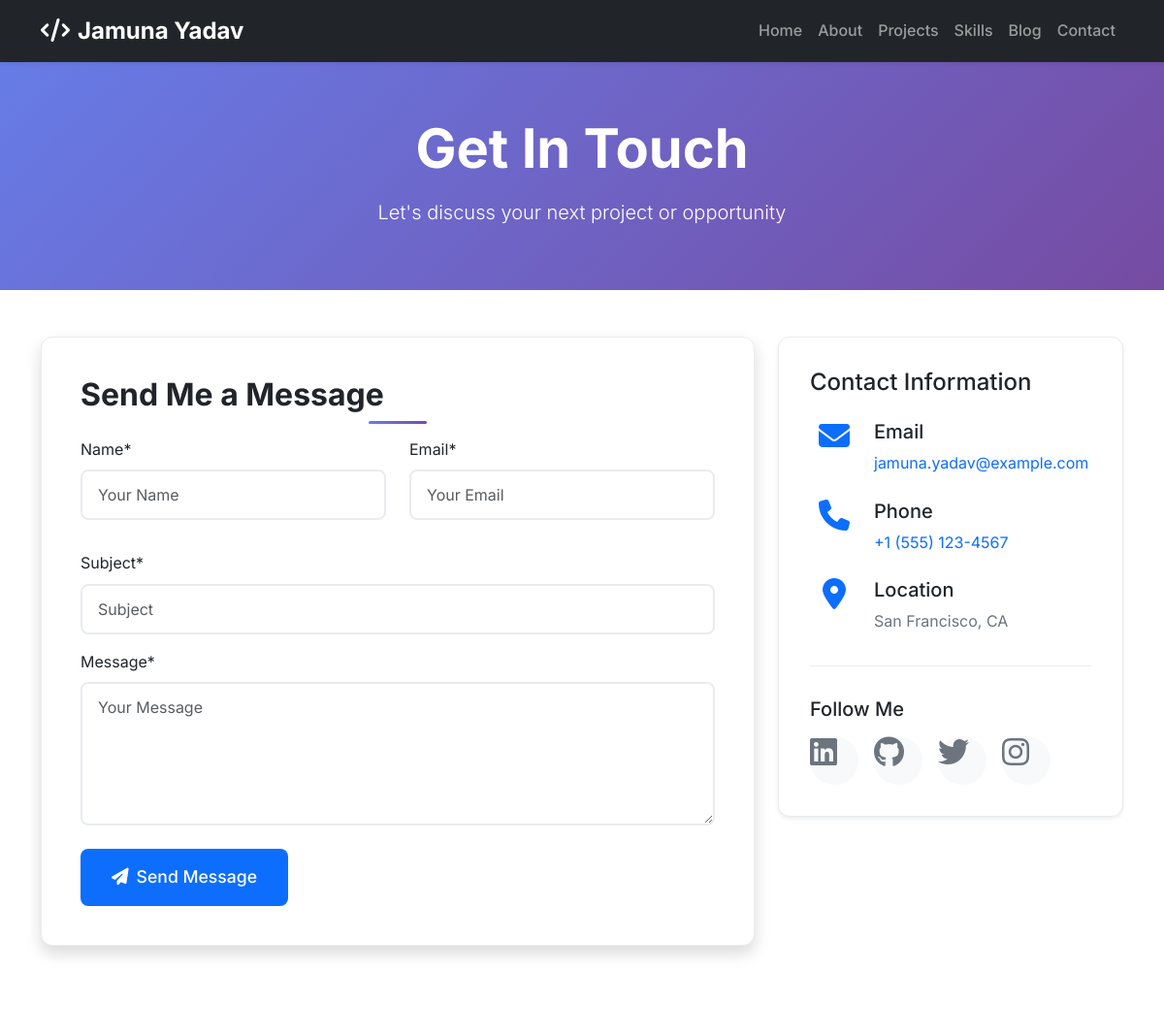
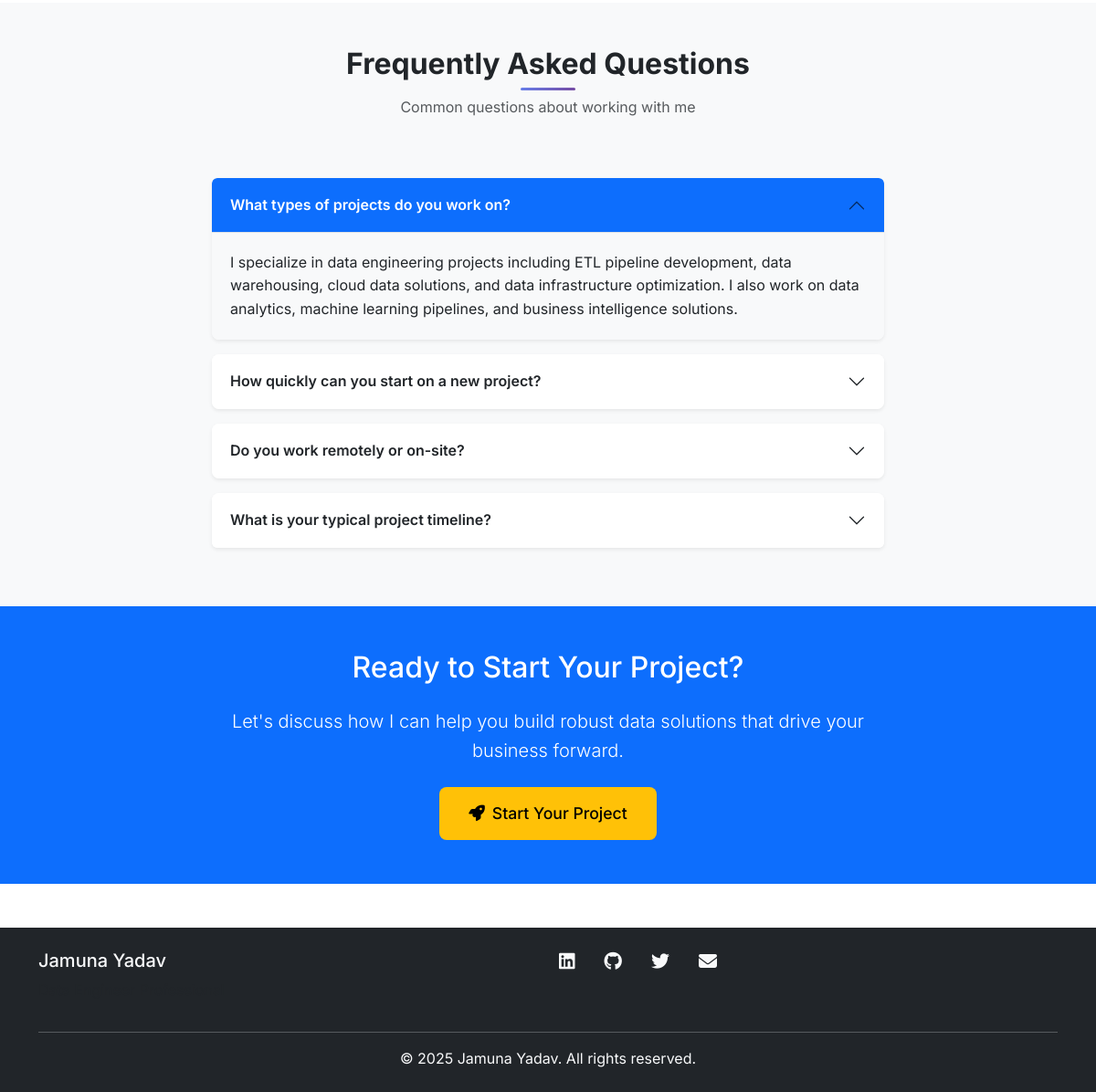
Page /contact/ on the committed database (2 pictures, top to bottom).
### portfolio/models.py (models this page shows, shortened)
class PersonalInfo(models.Model):
    name = models.CharField(max_length=100)
    title = models.CharField(max_length=200)
    email = models.EmailField()
    phone = models.CharField(max_length=20, blank=True)
    location = models.CharField(max_length=100, blank=True)
    linkedin = models.URLField(blank=True)
    github = models.URLField(blank=True)
    website = models.URLField(blank=True)
    profile_picture = models.ImageField(upload_to='profile/', blank=True, null=True)
    about_me = models.TextField()
    summary = models.TextField()
    created_at = models.DateTimeField(auto_now_add=True)
    updated_at = models.DateTimeField(auto_now=True)
    class Meta:
        verbose_name_plural = "Personal Info"

### portfolio/views.py (the view)
# urls.py: path('contact/', views.contact, name='contact'),
def contact(request):
    if request.method == 'POST':
        form = ContactForm(request.POST)
        if form.is_valid():
            form.save()
            messages.success(request, 'Thank you for your message! I will get back to you soon.')
            return redirect('portfolio:contact')  # Changed from 'contact' to 'portfolio:contact'
    else:
        form = ContactForm()
    try:
        personal_info = PersonalInfo.objects.first()
    except PersonalInfo.DoesNotExist:
        personal_info = None
    context = {
        'form': form,
        'personal_info': personal_info,
    }
    return render(request, 'portfolio/contact.html', context)

### portfolio/forms.py
class ContactForm(forms.ModelForm):
    class Meta:
        model = Contact
        fields = ['name', 'email', 'subject', 'message']
        widgets = {
            'name': forms.TextInput(attrs={
                'class': 'form-control',
                'placeholder': 'Your Name'
            }),
            'email': forms.EmailInput(attrs={
                'class': 'form-control',
                'placeholder': 'Your Email'
            }),
            'subject': forms.TextInput(attrs={
                'class': 'form-control',
                'placeholder': 'Subject'
            }),
            'message': forms.Textarea(attrs={
                'class': 'form-control',
                'rows': 5,
                'placeholder': 'Your Message'
            }),
        }
    def __init__(self, *args, **kwargs):
        super().__init__(*args, **kwargs)
        for field in self.fields.values():
            field.widget.attrs['class'] = field.widget.attrs.get('class', '') + ' mb-3'

### templates/portfolio/contact.html (shortened to what this page needs)
{% extends 'base.html' %}
{% load static %}
{% load crispy_forms_tags %}
{% block content %}
<section class="bg-gradient-primary text-white py-5" style="padding-top: 120px !important;">
    <div class="container">
        <div class="row">
            <div class="col-12 text-center">
                <h1 class="display-4 fw-bold mb-3">Get In Touch</h1>
                <p class="lead">Let's discuss your next project or opportunity</p>
            </div>
        </div>
    </div>
</section>
<section class="py-5">
    <div class="container">
        <div class="row">
            <div class="col-lg-8 mb-5">
                <div class="contact-form">
                    <h2 class="section-title mb-4">Send Me a Message</h2>
                    <form method="POST" id="contact-form">
                        <div class="row">
                            <div class="col-md-6 mb-3">
                                {{ form.name|as_crispy_field }}
                            </div>
                            <div class="col-md-6 mb-3">
                                {{ form.email|as_crispy_field }}
                            </div>
                        </div>
                        <div class="mb-3">
                            {{ form.subject|as_crispy_field }}
                        </div>
                        <div class="mb-4">
                            {{ form.message|as_crispy_field }}
                        </div>
                        <button type="submit" class="btn btn-primary btn-lg">
                            <i class="fas fa-paper-plane me-2"></i>Send Message
                        </button>
                    </form>
                </div>
            </div>
            <div class="col-lg-4">
                <div class="contact-info">
                    <h3 class="h4 mb-4">Contact Information</h3>
                    {% if personal_info %}
                        <div class="contact-item mb-4">
                            <div class="contact-icon">
                                <i class="fas fa-envelope fa-2x text-primary"></i>
                            </div>
                            <div class="contact-details">
                                <h5>Email</h5>
                                <p><a href="mailto:{{ personal_info.email }}">{{ personal_info.email }}</a></p>
                            </div>
                        </div>
                        {% if personal_info.phone %}
                        <div class="contact-item mb-4">
                            <div class="contact-icon">
                                <i class="fas fa-phone fa-2x text-primary"></i>
                            </div>
                            <div class="contact-details">
                                <h5>Phone</h5>
                                <p><a href="tel:{{ personal_info.phone }}">{{ personal_info.phone }}</a></p>
                            </div>
                        </div>
                        {% endif %}
                        {% if personal_info.location %}
                        <div class="contact-item mb-4">
                            <div class="contact-icon">
                                <i class="fas fa-map-marker-alt fa-2x text-primary"></i>
                            </div>
                            <div class="contact-details">
                                <h5>Location</h5>
                                <p>{{ personal_info.location }}</p>
                            </div>
                        </div>
                        {% endif %}
                    {% endif %}
                    <div class="social-links-section">
                        <h5 class="mb-3">Follow Me</h5>
                        <div class="social-links">
                            {% if personal_info and personal_info.linkedin %}
                                <a href="{{ personal_info.linkedin }}" class="social-link linkedin" target="_blank" title="LinkedIn">
                                    <i class="fab fa-linkedin fa-2x"></i>
                                </a>
                            {% else %}
                                <a href="#" class="social-link linkedin" title="LinkedIn">
                                    <i class="fab fa-linkedin fa-2x"></i>
                                </a>
                            {% endif %}
                            {% if personal_info and personal_info.github %}
                                <a href="{{ personal_info.github }}" class="social-link github" target="_blank" title="GitHub">
                                    <i class="fab fa-github fa-2x"></i>
                                </a>
                            {% else %}
                                <a href="#" class="social-link github" title="GitHub">
                                    <i class="fab fa-github fa-2x"></i>
                                </a>
                            {% endif %}
                            <a href="#" class="social-link twitter" title="Twitter">
                                <i class="fab fa-twitter fa-2x"></i>
                            </a>
                            <a href="#" class="social-link instagram" title="Instagram">
                                <i class="fab fa-instagram fa-2x"></i>
                            </a>
                        </div>
                    </div>
                </div>
            </div>
        </div>
    </div>
</section>
<section class="py-5 bg-light">
    <div class="container">
        <div class="row">
            <div class="col-12 text-center mb-5">
                <h2 class="section-title">Frequently Asked Questions</h2>
                <p class="text-muted">Common questions about working with me</p>
            </div>
        </div>
        <div class="row">
            <div class="col-lg-8 mx-auto">
                <div class="accordion" id="faqAccordion">
                    <div class="accordion-item">
                        <h2 class="accordion-header" id="faq1">
                            <button class="accordion-button" type="button" data-bs-toggle="collapse" data-bs-target="#collapse1">
                                What types of projects do you work on?
                            </button>
                        </h2>
                        <div id="collapse1" class="accordion-collapse collapse show" data-bs-parent="#faqAccordion">
                            <div class="accordion-body">
                                I specialize in data engineering projects including ETL pipeline development,
                                data warehousing, cloud data solutions, and data infrastructure optimization.
                                I also work on data analytics, machine learning pipelines, and business intelligence solutions.
                            </div>
                        </div>
                    </div>
                    <div class="accordion-item">
                        <h2 class="accordion-header" id="faq2">
                            <button class="accordion-button collapsed" type="button" data-bs-toggle="collapse" data-bs-target="#collapse2">
                                How quickly can you start on a new project?
                            </button>
                        </h2>
                    </div>
                    <div class="accordion-item">
                        <h2 class="accordion-header" id="faq3">
                            <button class="accordion-button collapsed" type="button" data-bs-toggle="collapse" data-bs-target="#collapse3">
                                Do you work remotely or on-site?
                            </button>
                        </h2>
                    </div>
                    <div class="accordion-item">
                        <h2 class="accordion-header" id="faq4">
                            <button class="accordion-button collapsed" type="button" data-bs-toggle="collapse" data-bs-target="#collapse4">
                                What is your typical project timeline?
                            </button>
                        </h2>
                    </div>
                </div>
            </div>
        </div>
    </div>
</section>
<section class="py-5 bg-primary text-white">
    <div class="container">
        <div class="row">
            <div class="col-lg-8 mx-auto text-center">
                <h2 class="mb-4">Ready to Start Your Project?</h2>
                <p class="lead mb-4">
                    Let's discuss how I can help you build robust data solutions that drive your business forward.
                </p>
                <a href="#contact-form" class="btn btn-warning btn-lg">
                    <i class="fas fa-rocket me-2"></i>Start Your Project
                </a>
            </div>
        </div>
    </div>
</section>
{% endblock %}

### static/css/style.css (style rules this page uses)
:root { --primary-color: #0d6efd; --secondary-color: #6c757d; --success-color: #198754; --warning-color: #ffc107; --danger-color: #dc3545; --light-color: #f8f9fa; --dark-color: #212529; --gradient-primary: linear-gradient(135deg, #667eea 0%, #764ba2 100%); --gradient-secondary: linear-gradient(135deg, #f093fb 0%, #f5576c 100%); --gradient-warning: linear-gradient(135deg, #ffecd2 0%, #fcb69f 100%); --shadow-sm: 0 0.125rem 0.25rem rgba(0, 0, 0, 0.075); --shadow: 0 0.5rem 1rem rgba(0, 0, 0, 0.15); --shadow-lg: 0 1rem 3rem rgba(0, 0, 0, 0.175); }
* { margin: 0; padding: 0; box-sizing: border-box; }
body { font-family: 'Inter', sans-serif; line-height: 1.6; color: var(--dark-color); }
.section-title { font-weight: 700; margin-bottom: 1rem; position: relative; }
.section-title::after { content: ''; position: absolute; bottom: -10px; left: 50%; transform: translateX(-50%); width: 60px; height: 3px; background: var(--gradient-primary); border-radius: 2px; }
.btn { border-radius: 8px; font-weight: 500; padding: 0.75rem 1.5rem; transition: all 0.3s ease; border: none; }
.btn-lg { padding: 1rem 2rem; font-size: 1.1rem; }
.contact-form { background: white; border-radius: 12px; padding: 2rem; box-shadow: var(--shadow); }
.form-control { border-radius: 8px; border: 2px solid #e9ecef; padding: 0.75rem 1rem; transition: all 0.3s ease; }
.social-links a { transition: all 0.3s ease; display: inline-block; }
.bg-gradient-primary { background: var(--gradient-primary); }

### templates/portfolio/contact.html (style rules this page uses)
.contact-form { background: white; border-radius: 12px; padding: 2.5rem; box-shadow: var(--shadow); border: 1px solid #e9ecef; }
.contact-form .form-control { border-radius: 8px; border: 2px solid #e9ecef; padding: 0.75rem 1rem; transition: all 0.3s ease; }
.contact-info { background: white; border-radius: 12px; padding: 2rem; box-shadow: var(--shadow-sm); border: 1px solid #e9ecef; }
.contact-item { display: flex; align-items: flex-start; gap: 1rem; }
.contact-icon { flex-shrink: 0; width: 50px; text-align: center; }
.contact-details h5 { margin-bottom: 0.5rem; color: var(--dark-color); }
.contact-details p { margin-bottom: 0; color: var(--secondary-color); }
.contact-details a { color: var(--primary-color); text-decoration: none; transition: color 0.3s ease; }
.social-links-section { margin-top: 2rem; padding-top: 2rem; border-top: 1px solid #e9ecef; }
.social-links { display: flex; gap: 1rem; flex-wrap: wrap; }
.social-link { display: flex; align-items: center; justify-content: center; width: 50px; height: 50px; border-radius: 50%; background: #f8f9fa; color: var(--secondary-color); transition: all 0.3s ease; text-decoration: none; }
.accordion-item { border: none; margin-bottom: 1rem; border-radius: 8px; overflow: hidden; box-shadow: var(--shadow-sm); }
.accordion-button { background: white; border: none; font-weight: 600; color: var(--dark-color); padding: 1.25rem; }
.accordion-button:not(.collapsed) { background: var(--primary-color); color: white; }
.accordion-body { padding: 1.25rem; background: #f8f9fa; }

### rows in the picture
PersonalInfo: email "jamuna.yadav@example.com", phone "+1 (555) 123-4567", location "San Francisco, CA"
